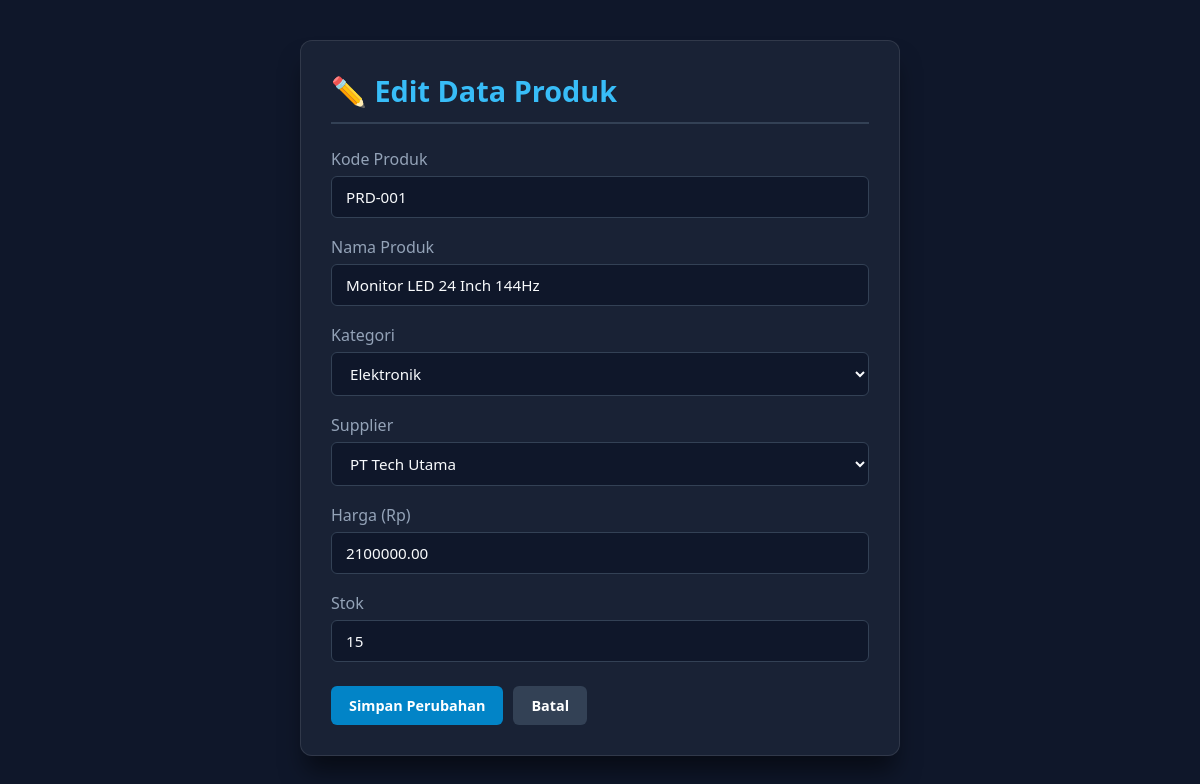
The page /edit.php?id=1 on the database its author committed.
### tables this page shows
CREATE TABLE produk (
    id INT AUTO_INCREMENT PRIMARY KEY,
    kode_produk VARCHAR(20) UNIQUE NOT NULL,
    nama_produk VARCHAR(150) NOT NULL,
    kategori_id INT NOT NULL,
    supplier_id INT NOT NULL,
    harga DECIMAL(12, 2) NOT NULL,
    stok INT NOT NULL DEFAULT 0,
    created_at TIMESTAMP DEFAULT CURRENT_TIMESTAMP,
    FOREIGN KEY (kategori_id) REFERENCES kategori(id) ON DELETE CASCADE ON UPDATE CASCADE,
    FOREIGN KEY (supplier_id) REFERENCES supplier(id) ON DELETE CASCADE ON UPDATE CASCADE
);

CREATE TABLE kategori (
    id INT AUTO_INCREMENT PRIMARY KEY,
    nama_kategori VARCHAR(100) NOT NULL,
    created_at TIMESTAMP DEFAULT CURRENT_TIMESTAMP
);

CREATE TABLE supplier (
    id INT AUTO_INCREMENT PRIMARY KEY,
    nama_supplier VARCHAR(100) NOT NULL,
    kontak VARCHAR(50) NOT NULL,
    alamat TEXT,
    created_at TIMESTAMP DEFAULT CURRENT_TIMESTAMP
);

### functions.php (called while the page is built, shortened)
<?php
function e($string) {
    return htmlspecialchars($string ?? '', ENT_QUOTES, 'UTF-8');
}

### edit.php (the view, shortened to what this page needs)
<?php
require_once 'functions.php';
$db = Database::getInstance()->getConnection();
$id = isset($_GET['id']) ? (int)$_GET['id'] : 0;
$stmt = $db->prepare("SELECT * FROM produk WHERE id = :id");
$stmt->execute([':id' => $id]);
$produk = $stmt->fetch();
$kategoriList = $db->query("SELECT * FROM kategori ORDER BY nama_kategori ASC")->fetchAll();
$supplierList = $db->query("SELECT * FROM supplier ORDER BY nama_supplier ASC")->fetchAll();
?>
<!DOCTYPE html>
<html lang="id">
<head>
    <link rel="stylesheet" href="css/style.css">
</head>
<body>
    <div class="container" style="max-width: 600px;">
        <h2>✏️ Edit Data Produk</h2>
        <form action="edit.php?id=<?= $id; ?>" method="POST">
            <div class="form-group">
                <label>Kode Produk</label>
                <input type="text" name="kode_produk" value="<?= e($produk['kode_produk']); ?>" required>
            </div>
            <div class="form-group">
                <label>Nama Produk</label>
                <input type="text" name="nama_produk" value="<?= e($produk['nama_produk']); ?>" required>
            </div>
            <div class="form-group">
                <label>Kategori</label>
                <select name="kategori_id" required>
                    <?php foreach ($kategoriList as $k): ?>
                        <option value="<?= $k['id']; ?>" <?= ($k['id'] == $produk['kategori_id']) ? 'selected' : ''; ?>>
                            <?= e($k['nama_kategori']); ?>
                        </option>
                    <?php endforeach; ?>
                </select>
            </div>
            <div class="form-group">
                <label>Supplier</label>
                <select name="supplier_id" required>
                    <?php foreach ($supplierList as $s): ?>
                        <option value="<?= $s['id']; ?>" <?= ($s['id'] == $produk['supplier_id']) ? 'selected' : ''; ?>>
                            <?= e($s['nama_supplier']); ?>
                        </option>
                    <?php endforeach; ?>
                </select>
            </div>
            <div class="form-group">
                <label>Harga (Rp)</label>
                <input type="number" name="harga" min="0" step="100" value="<?= $produk['harga']; ?>" required>
            </div>
            <div class="form-group">
                <label>Stok</label>
                <input type="number" name="stok" min="0" value="<?= $produk['stok']; ?>" required>
            </div>
            <div style="display: flex; gap: 10px; margin-top: 24px;">
                <button type="submit" class="btn btn-primary">Simpan Perubahan</button>
                <a href="index.php" class="btn btn-secondary">Batal</a>
            </div>
        </form>
    </div>
</body>
</html>

### css/style.css (style rules this page uses)
* { margin: 0; padding: 0; box-sizing: border-box; font-family: 'Segoe UI', Tahoma, Geneva, Verdana, sans-serif; }
body { background-color: #0f172a; color: #f8fafc; min-height: 100vh; padding: 40px 20px; }
.container { max-width: 1300px; margin: 0 auto; background: rgba(30, 41, 59, 0.7); -webkit-backdrop-filter: blur(12px); backdrop-filter: blur(12px); border: 1px solid rgba(255, 255, 255, 0.1); border-radius: 12px; padding: 30px; box-shadow: 0 20px 25px -5px rgba(0, 0, 0, 0.5); overflow-x: auto; }
h2 { margin-bottom: 24px; font-size: 1.8rem; color: #38bdf8; border-bottom: 2px solid #334155; padding-bottom: 12px; }
input[type="text"], input[type="number"], select, textarea { width: 100%; padding: 10px 14px; background: #0f172a; border: 1px solid #334155; border-radius: 6px; color: #f8fafc; font-size: 0.95rem; outline: none; transition: border-color 0.2s; }
.form-group { margin-bottom: 18px; }
.form-group label { display: block; margin-bottom: 6px; color: #94a3b8; font-weight: 500; }
.btn { display: inline-block; padding: 10px 18px; border-radius: 6px; text-decoration: none; font-weight: 600; font-size: 0.9rem; border: none; cursor: pointer; transition: background 0.2s; }
.btn-primary { background: #0284c7; color: white; }
.btn-secondary { background: #334155; color: white; }

### rows shown on the page
produk: kode_produk "PRD-001", nama_produk "Monitor LED 24 Inch 144Hz", kategori_id "Elektronik", supplier_id "PT Tech Utama", harga "2100000.00", stok "15"
